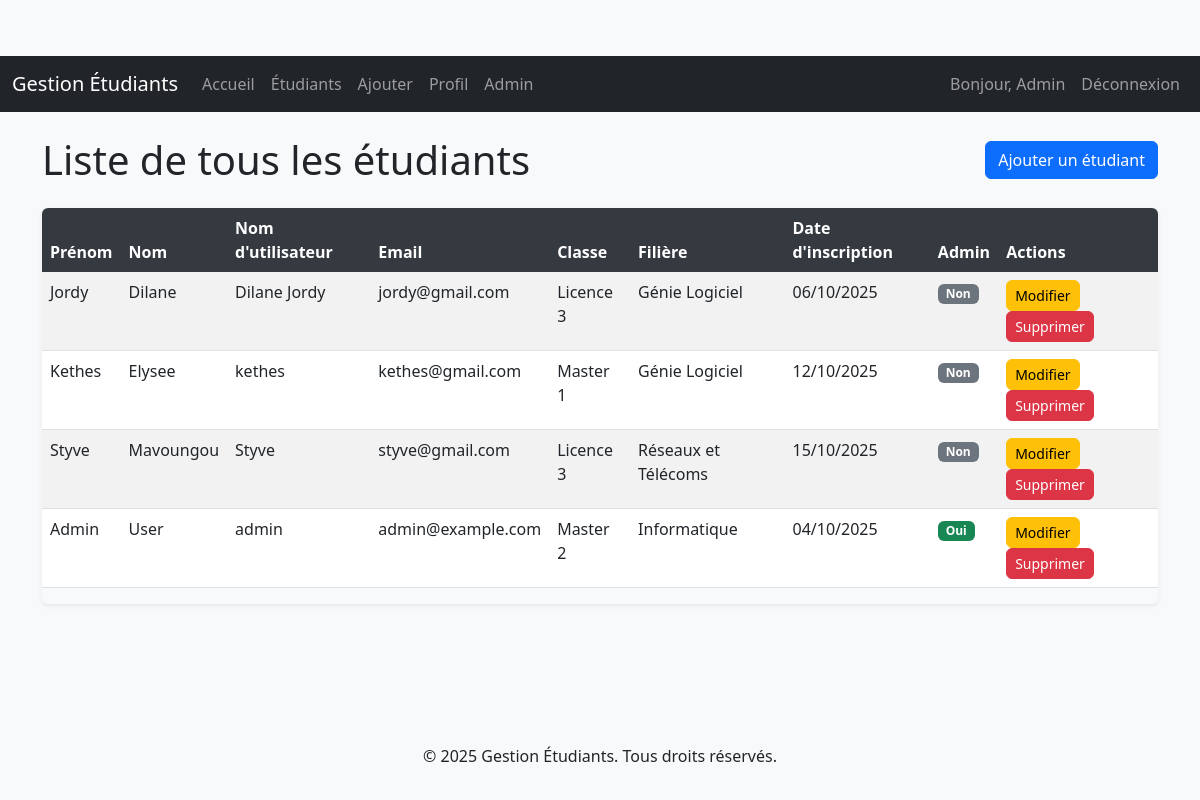
The page /etudiants (signed in) on the database its author committed.
### models.py (models this page shows, shortened)
class User(db.Model, UserMixin):
    id = db.Column(db.Integer, primary_key=True)
    username = db.Column(db.String(20), unique=True, nullable=False)
    email = db.Column(db.String(120), unique=True, nullable=False)
    password_hash = db.Column(db.String(128), nullable=False)
    is_admin = db.Column(db.Boolean, default=False)
    first_name = db.Column(db.String(50), nullable=False)
    last_name = db.Column(db.String(50), nullable=False)
    class_level = db.Column(db.String(10), nullable=False)
    filiere = db.Column(db.String(50), nullable=False)
    date_registered = db.Column(db.DateTime, nullable=False, default=datetime.utcnow)

### app.py (the view)
@app.route("/etudiants")
def students():
    if current_user.is_authenticated:
        users = User.query.order_by(User.last_name.asc()).all()
        title = "Liste de tous les étudiants"
    else:
        users = User.query.order_by(User.last_name.asc()).all()
        title = "Liste des étudiants - Connectez-vous pour plus de détails"
    return render_template("etudiants.html", title=title, users=users, CLASSES=CLASSES, FILIERES=FILIERES)

### app.py (called while the page is built)
@login_manager.user_loader
def load_user(user_id):
    return User.query.get(int(user_id))

### templates/etudiants.html (shortened to what this page needs)
{% extends "base.html" %}
{% block content %}
    <div class="d-flex justify-content-between align-items-center mb-4">
        <h1 class="mb-0">{{ title }}</h1>
        {% if current_user.is_admin %}
            <a href="{{ url_for('ajouter_etudiants') }}" class="btn btn-primary">Ajouter un étudiant</a>
        {% endif %}
    </div>
    {% if users %}
        <div class="table-responsive">
            <table class="table table-striped table-hover">
                <thead class="table-dark">
                    <tr>
                        <th>Prénom</th>
                        <th>Nom</th>
                        <th>Nom d'utilisateur</th>
                        <th>Email</th>
                        <th>Classe</th>
                        <th>Filière</th>
                        <th>Date d'inscription</th>
                        {% if current_user.is_authenticated and current_user.is_admin %}
                            <th>Admin</th>
                            <th>Actions</th>
                        {% endif %}
                    </tr>
                </thead>
                <tbody>
                    {% for user in users %}
                        <tr>
                            <td>{{ user.first_name }}</td>
                            <td>{{ user.last_name }}</td>
                            <td>{{ user.username }}</td>
                            <td>{{ user.email }}</td>
                            <td>
                                {% for code, name in CLASSES %}
                                    {% if code == user.class_level %}
                                        {{ name }}
                                    {% endif %}
                                {% endfor %}
                            </td>
                            <td>
                                {% for code, name in FILIERES %}
                                    {% if code == user.filiere %}
                                        {{ name }}
                                    {% endif %}
                                {% endfor %}
                            </td>
                            <td>{{ user.date_registered.strftime('%d/%m/%Y') }}</td>
                            {% if current_user.is_authenticated and current_user.is_admin %}
                                <td>
                                    {% if user.is_admin %}
                                        <span class="badge bg-success">Oui</span>
                                    {% else %}
                                        <span class="badge bg-secondary">Non</span>
                                    {% endif %}
                                </td>
                                <td>
                                    <a href="{{ url_for('modifier_etudiants', user_id=user.id) }}" class="btn btn-sm btn-warning me-1">Modifier</a>
                                    <button type="button" class="btn btn-sm btn-danger" data-bs-toggle="modal" data-bs-target="#confirmDeleteModal-{{ user.id }}">
                                        Supprimer
                                    </button>
                                </td>
                            {% endif %}
                        </tr>
                    {% endfor %}
                </tbody>
            </table>
        </div>
    {% else %}
        <p class="alert alert-info">Aucun étudiant enregistré pour le moment.</p>
    {% endif %}
{% endblock content %}

### templates/base.html (shortened to what this page needs)
<!DOCTYPE html>
<html lang="fr">
<head>
    <link href="https://cdn.jsdelivr.net/npm/bootstrap@5.3.0/dist/css/bootstrap.min.css" rel="stylesheet">
    <link rel="stylesheet" href="{{ url_for('static', filename='css/style.css') }}">
</head>
<body>
    <header class="mb-4">
        <nav class="navbar navbar-expand-lg navbar-dark bg-dark">
            <div class="container-fluid">
                <a class="navbar-brand" href="{{ url_for('home') }}">Gestion Étudiants</a>
                <div class="collapse navbar-collapse" id="navbarNav">
                    <ul class="navbar-nav me-auto">
                        <li class="nav-item">
                            <a class="nav-link" href="{{ url_for('home') }}">Accueil</a>
                        </li>
                        <li class="nav-item">
                            <a class="nav-link" href="{{ url_for('students') }}">Étudiants</a>
                        </li>
                        {% if current_user.is_authenticated %}
                            {% if current_user.is_admin %}
                            <li class="nav-item">
                                <a class="nav-link" href="{{ url_for('ajouter_etudiants') }}">Ajouter</a>
                            </li>
                            {% endif %}
                            <li class="nav-item">
                                <a class="nav-link" href="{{ url_for('profil') }}">Profil</a>
                            </li>
                            {% if current_user.is_admin %}
                            <li class="nav-item">
                                <a class="nav-link" href="{{ url_for('admin_panel') }}">Admin</a>
                            </li>
                            {% endif %}
                        {% endif %}
                    </ul>
                    <ul class="navbar-nav">
                        {% if current_user.is_authenticated %}
                            <li class="nav-item">
                                <a class="nav-link" href="{{ url_for('students') }}">Bonjour, {{ current_user.first_name }}</a>
                            </li>
                            <li class="nav-item">
                                <a class="nav-link" href="{{ url_for('logout') }}">Déconnexion</a>
                            </li>
                        {% endif %}
                    </ul>
                </div>
            </div>
        </nav>
    </header>
    <main role="main" class="container">
        {% block content %}{% endblock %}
    </main>
    <footer class="mt-5 py-3 bg-light text-center">
        <div class="container">
            <p>&copy; 2025 Gestion Étudiants. Tous droits réservés.</p>
        </div>
    </footer>
</body>
</html>

### static/css/style.css (style rules this page uses)
body { padding-top: 56px; min-height: 100vh; display: flex; flex-direction: column; background-color: #f8f9fa; }
main { flex: 1; }
.table-responsive { border-radius: 0.375rem; box-shadow: 0 0.125rem 0.25rem rgba(0, 0, 0, 0.075); }
.table thead th { background-color: #343a40; color: white; border: none; }
.btn { border-radius: 0.375rem; }

### rows shown on the page
User: first_name "Admin", last_name "User", username "admin", email "admin@example.com", CLASSES "Master 2", FILIERES "Informatique", date_registered "04/10/2025", is_admin "Oui"
User: first_name "Jordy", last_name "Dilane", username "Dilane Jordy", email "jordy@gmail.com", CLASSES "Licence 3", FILIERES "Génie Logiciel", date_registered "06/10/2025", is_admin "Non"
User: first_name "Kethes", last_name "Elysee", username "kethes", email "kethes@gmail.com", CLASSES "Master 1", FILIERES "Génie Logiciel", date_registered "12/10/2025", is_admin "Non"
User: first_name "Styve", last_name "Mavoungou", username "Styve", email "styve@gmail.com", CLASSES "Licence 3", FILIERES "Réseaux et Télécoms", date_registered "15/10/2025", is_admin "Non"

### other values the page prints
{{ title }} "Liste de tous les étudiants"
